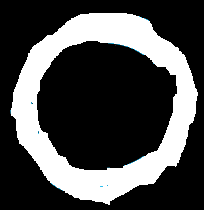
#> input picture Mathematical_Morphology/im_5.png, 204 x 210 px
$ jupyter execute poda.ipynb
#> lines starting #> are read from the running program, lines starting #| are printed output that depends on the picture; after the words box and inside, x2 and y2 are one past the last pixel; in counts of white or black regions, pixels touching at a corner belong together
[cell 1]
import numpy as np
import matplotlib.pyplot as plt
from skimage import io
from PIL import Image

#### Exemplo do Livro

[cell 2]
# Função para exibir a imagem em cada etapa
def mostrar_imagem(img, titulo="im_5.png"):
#> called with img = array of shape (10, 20), titulo = 'Imagem Binarizada'
    plt.imshow(img, cmap="gray")
    plt.title(titulo)
    plt.axis("off")
    plt.show()

[cell 3]
# Definir o objeto (conjunto A) e o elemento estruturante (conjunto B)
A = np.array([
    [0, 0, 0, 0, 0, 0, 0, 0, 0, 0, 0, 0, 0, 0, 0, 0, 0, 0, 0, 0],
    [0, 0, 0, 0, 0, 0, 0, 0, 0, 0, 0, 0, 0, 0, 0, 0, 0, 0, 0, 0],
    [0, 0, 0, 0, 0, 0, 0, 0, 0, 0, 0, 0, 0, 0, 0, 0, 0, 1, 0, 0],
    [0, 1, 0, 0, 0, 0, 0, 0, 0, 0, 0, 0, 0, 0, 1, 1, 1, 0, 0, 0],
    [0, 0, 1, 1, 1, 1, 1, 1, 1, 1, 1, 1, 1, 1, 0, 0, 0, 0, 0, 0],
    [0, 0, 0, 0, 0, 0, 0, 0, 0, 1, 0, 0, 0, 1, 0, 0, 0, 0, 0, 0],
    [0, 0, 0, 0, 0, 0, 0, 0, 0, 1, 1, 0, 0, 1, 0, 0, 0, 0, 0, 0],
    [0, 0, 0, 0, 0, 0, 0, 0, 0, 0, 0, 0, 0, 0, 1, 1, 1, 0, 0, 0],
    [0, 0, 0, 0, 0, 0, 0, 0, 0, 0, 0, 0, 0, 0, 0, 0, 0, 0, 0, 0],
    [0, 0, 0, 0, 0, 0, 0, 0, 0, 0, 0, 0, 0, 0, 0, 0, 0, 0, 0, 0]
])

# Elemento estruturante B (3x3 cruz)
B_1 = np.array([
    [0, 0, 0],
    [1, 1, 0],
    [0, 0, 0]
])

B_2 = np.array([
    [0, 1, 0],
    [0, 1, 0],
    [0, 0, 0]
])

B_3 = np.array([
    [0, 0, 0],
    [0, 1, 1],
    [0, 0, 0]
])

B_4 = np.array([
    [0, 0, 0],
    [0, 1, 0],
    [0, 1, 0]
])

B_5 = np.array([
    [1, 0, 0],
    [0, 1, 0],
    [0, 0, 0]
])

B_6 = np.array([
    [0, 0, 1],
    [0, 1, 0],
    [0, 0, 0]
])

B_7 = np.array([
    [0, 0, 0],
    [0, 1, 0],
    [0, 0, 1]
])

B_8 = np.array([
    [0, 0, 0],
    [0, 1, 0],
    [1, 0, 0]
])

# Mostrar o esqueleto final
mostrar_imagem(A, "Imagem Binarizada")

# Mostrar a imagem original e o esqueleto gerado
# Mostrando as imagens em uma grade 2x4
plt.figure(figsize=(15, 8))

# Primeira linha
plt.subplot(2, 4, 1)
plt.imshow(B_1, cmap="gray")
plt.title("B_1")
plt.axis("off")

plt.subplot(2, 4, 2)
plt.imshow(B_2, cmap="gray")
plt.title("B_2")
plt.axis("off")

plt.subplot(2, 4, 3)
plt.imshow(B_3, cmap="gray")
plt.title("B_3")
plt.axis("off")

plt.subplot(2, 4, 4)
plt.imshow(B_4, cmap="gray")
plt.title("B_4")
plt.axis("off")

# Segunda linha
plt.subplot(2, 4, 5)
plt.imshow(B_5, cmap="gray")
plt.title("B_5")
plt.axis("off")

plt.subplot(2, 4, 6)
plt.imshow(B_6, cmap="gray")
plt.title("B_6")
plt.axis("off")

plt.subplot(2, 4, 7)
plt.imshow(B_7, cmap="gray")
plt.title("B_7")
plt.axis("off")

plt.subplot(2, 4, 8)
plt.imshow(B_8, cmap="gray")
plt.title("B_8")
plt.axis("off")

plt.tight_layout()  # Ajusta o espaçamento entre os subplots
plt.show()
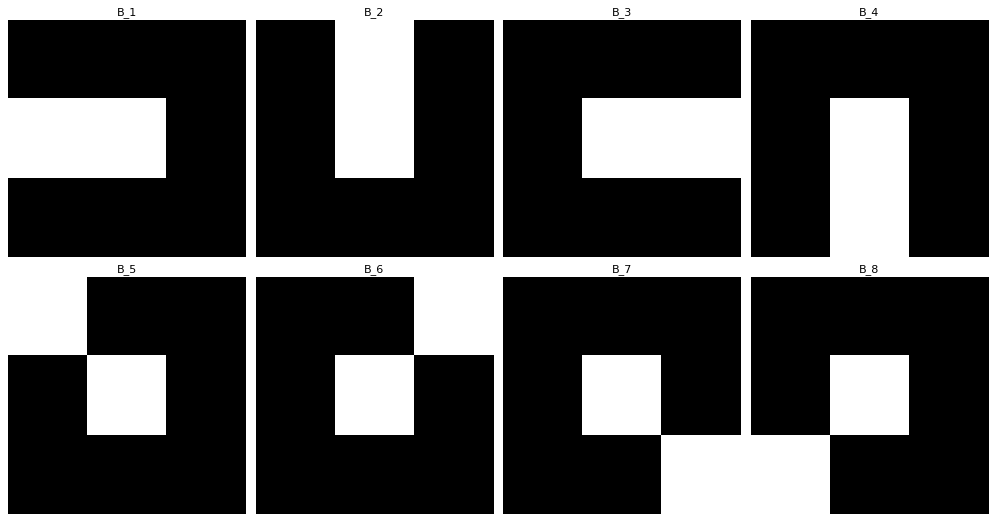
#> figure drawn by matplotlib, 8 panels

[cell 4]
X_1 = np.array([
    [0, 0, 0, 0, 0, 0, 0, 0, 0, 0, 0, 0, 0, 0, 0, 0, 0, 0, 0, 0],
    [0, 0, 0, 0, 0, 0, 0, 0, 0, 0, 0, 0, 0, 0, 0, 0, 0, 0, 0, 0],
    [0, 0, 0, 0, 0, 0, 0, 0, 0, 0, 0, 0, 0, 0, 0, 0, 0, 0, 0, 0],
    [0, 0, 0, 0, 0, 0, 0, 0, 0, 0, 0, 0, 0, 0, 1, 0, 0, 0, 0, 0],
    [0, 0, 0, 0, 1, 1, 1, 1, 1, 1, 1, 1, 1, 1, 0, 0, 0, 0, 0, 0],
    [0, 0, 0, 0, 0, 0, 0, 0, 0, 0, 0, 0, 0, 1, 0, 0, 0, 0, 0, 0],
    [0, 0, 0, 0, 0, 0, 0, 0, 0, 0, 0, 0, 0, 1, 0, 0, 0, 0, 0, 0],
    [0, 0, 0, 0, 0, 0, 0, 0, 0, 0, 0, 0, 0, 0, 0, 0, 0, 0, 0, 0],
    [0, 0, 0, 0, 0, 0, 0, 0, 0, 0, 0, 0, 0, 0, 0, 0, 0, 0, 0, 0],
    [0, 0, 0, 0, 0, 0, 0, 0, 0, 0, 0, 0, 0, 0, 0, 0, 0, 0, 0, 0]
])

# Mostrar o esqueleto final
mostrar_imagem(X_1, "Imagem X1 - Após Afinamento")

[cell 5]
X_2 = np.array([
    [0, 0, 0, 0, 0, 0, 0, 0, 0, 0, 0, 0, 0, 0, 0, 0, 0, 0, 0, 0],
    [0, 0, 0, 0, 0, 0, 0, 0, 0, 0, 0, 0, 0, 0, 0, 0, 0, 0, 0, 0],
    [0, 0, 0, 0, 0, 0, 0, 0, 0, 0, 0, 0, 0, 0, 0, 0, 0, 0, 0, 0],
    [0, 0, 0, 0, 0, 0, 0, 0, 0, 0, 0, 0, 0, 0, 1, 0, 0, 0, 0, 0],
    [0, 0, 0, 0, 1, 0, 0, 0, 0, 0, 0, 0, 0, 0, 0, 0, 0, 0, 0, 0],
    [0, 0, 0, 0, 0, 0, 0, 0, 0, 0, 0, 0, 0, 0, 0, 0, 0, 0, 0, 0],
    [0, 0, 0, 0, 0, 0, 0, 0, 0, 0, 0, 0, 0, 1, 0, 0, 0, 0, 0, 0],
    [0, 0, 0, 0, 0, 0, 0, 0, 0, 0, 0, 0, 0, 0, 0, 0, 0, 0, 0, 0],
    [0, 0, 0, 0, 0, 0, 0, 0, 0, 0, 0, 0, 0, 0, 0, 0, 0, 0, 0, 0],
    [0, 0, 0, 0, 0, 0, 0, 0, 0, 0, 0, 0, 0, 0, 0, 0, 0, 0, 0, 0]
])

# Mostrar o esqueleto final
mostrar_imagem(X_2, "Imagem X2 - Pontos de Extremidade")

[cell 6]
X_3 = np.array([
    [0, 0, 0, 0, 0, 0, 0, 0, 0, 0, 0, 0, 0, 0, 0, 0, 0, 0, 0, 0],
    [0, 0, 0, 0, 0, 0, 0, 0, 0, 0, 0, 0, 0, 0, 0, 0, 0, 0, 0, 0],
    [0, 0, 0, 0, 0, 0, 0, 0, 0, 0, 0, 0, 0, 0, 0, 0, 0, 1, 0, 0],
    [0, 1, 0, 0, 0, 0, 0, 0, 0, 0, 0, 0, 0, 0, 1, 1, 1, 0, 0, 0],
    [0, 0, 1, 1, 1, 1, 1, 1, 1, 0, 0, 1, 1, 1, 0, 0, 0, 0, 0, 0],
    [0, 0, 0, 0, 0, 0, 0, 0, 0, 0, 0, 0, 0, 1, 0, 0, 0, 0, 0, 0],
    [0, 0, 0, 0, 0, 0, 0, 0, 0, 0, 0, 0, 0, 1, 0, 0, 0, 0, 0, 0],
    [0, 0, 0, 0, 0, 0, 0, 0, 0, 0, 0, 0, 0, 0, 1, 1, 1, 0, 0, 0],
    [0, 0, 0, 0, 0, 0, 0, 0, 0, 0, 0, 0, 0, 0, 0, 0, 0, 0, 0, 0],
    [0, 0, 0, 0, 0, 0, 0, 0, 0, 0, 0, 0, 0, 0, 0, 0, 0, 0, 0, 0]
])

# Mostrar o esqueleto final
mostrar_imagem(X_3, "Imagem X3 - Dilatação Condicionada")

[cell 7]
X_4 = np.array([
    [0, 0, 0, 0, 0, 0, 0, 0, 0, 0, 0, 0, 0, 0, 0, 0, 0, 0, 0, 0],
    [0, 0, 0, 0, 0, 0, 0, 0, 0, 0, 0, 0, 0, 0, 0, 0, 0, 0, 0, 0],
    [0, 0, 0, 0, 0, 0, 0, 0, 0, 0, 0, 0, 0, 0, 0, 0, 0, 1, 0, 0],
    [0, 1, 0, 0, 0, 0, 0, 0, 0, 0, 0, 0, 0, 0, 1, 1, 1, 0, 0, 0],
    [0, 0, 1, 1, 1, 1, 1, 1, 1, 1, 1, 1, 1, 1, 0, 0, 0, 0, 0, 0],
    [0, 0, 0, 0, 0, 0, 0, 0, 0, 0, 0, 0, 0, 1, 0, 0, 0, 0, 0, 0],
    [0, 0, 0, 0, 0, 0, 0, 0, 0, 0, 0, 0, 0, 1, 0, 0, 0, 0, 0, 0],
    [0, 0, 0, 0, 0, 0, 0, 0, 0, 0, 0, 0, 0, 0, 1, 1, 1, 0, 0, 0],
    [0, 0, 0, 0, 0, 0, 0, 0, 0, 0, 0, 0, 0, 0, 0, 0, 0, 0, 0, 0],
    [0, 0, 0, 0, 0, 0, 0, 0, 0, 0, 0, 0, 0, 0, 0, 0, 0, 0, 0, 0]
])

# Mostrar o esqueleto final
mostrar_imagem(X_4, "Imagem X4 - Resultado Final da Poda")

[cell 8]
import numpy as np
import matplotlib.pyplot as plt
from scipy.ndimage import binary_hit_or_miss, binary_dilation

[cell 9]
# Define a imagem A e os elementos estruturantes B1 a B8
A = np.array([
    [0, 0, 0, 0, 0, 0, 0, 0, 0, 0, 0, 0, 0, 0, 0, 0, 0, 0, 0, 0],
    [0, 0, 0, 0, 0, 0, 0, 0, 0, 0, 0, 0, 0, 0, 0, 0, 0, 0, 0, 0],
    [0, 0, 0, 0, 0, 0, 0, 0, 0, 0, 0, 0, 0, 0, 0, 0, 0, 1, 0, 0],
    [0, 1, 0, 0, 0, 0, 0, 0, 0, 0, 0, 0, 0, 0, 1, 1, 1, 0, 0, 0],
    [0, 0, 1, 1, 1, 1, 1, 1, 1, 1, 1, 1, 1, 1, 0, 0, 0, 0, 0, 0],
    [0, 0, 0, 0, 0, 0, 0, 0, 0, 1, 0, 0, 0, 1, 0, 0, 0, 0, 0, 0],
    [0, 0, 0, 0, 0, 0, 0, 0, 0, 1, 1, 0, 0, 1, 0, 0, 0, 0, 0, 0],
    [0, 0, 0, 0, 0, 0, 0, 0, 0, 0, 0, 0, 0, 0, 1, 1, 1, 0, 0, 0],
    [0, 0, 0, 0, 0, 0, 0, 0, 0, 0, 0, 0, 0, 0, 0, 0, 0, 0, 0, 0],
    [0, 0, 0, 0, 0, 0, 0, 0, 0, 0, 0, 0, 0, 0, 0, 0, 0, 0, 0, 0]
])

# Elementos estruturantes B1 a B8
elementos_estruturantes = [
    np.array([[0, 0, 0], [1, 1, 0], [0, 0, 0]]),
    np.array([[0, 1, 0], [0, 1, 0], [0, 0, 0]]),
    np.array([[0, 0, 0], [0, 1, 1], [0, 0, 0]]),
    np.array([[0, 0, 0], [0, 1, 0], [0, 1, 0]]),
    np.array([[1, 0, 0], [0, 1, 0], [0, 0, 0]]),
    np.array([[0, 0, 1], [0, 1, 0], [0, 0, 0]]),
    np.array([[0, 0, 0], [0, 1, 0], [0, 0, 1]]),
    np.array([[0, 0, 0], [0, 1, 0], [1, 0, 0]])
]

[cell 10]
# Funções para afinamento, identificação de extremidades e dilatação
def afinamento(A, elementos_estruturantes):
    afinada = A.copy()
    for B in elementos_estruturantes:
        afinada = np.logical_and(afinada, np.logical_not(binary_hit_or_miss(afinada, B)))
    return afinada.astype(int)

[cell 11]
def identificar_extremidades(X1, elementos_estruturantes):
    extremidades = np.zeros_like(X1)
    for B in elementos_estruturantes:
        extremidades = np.logical_or(extremidades, binary_hit_or_miss(X1, B))
    return extremidades.astype(int)

[cell 12]
def dilatacao_condicionada(X, E, A, iteracoes=3):
    resultado = X.copy()
    for _ in range(iteracoes):
        dilatado = binary_dilation(resultado, structure=E)
        resultado = np.logical_and(dilatado, A)
    return resultado.astype(int)

[cell 13]
# Aplicação das operações de poda
def processo_poda_exemplo(A):
    # Passo (j): Afinamento
    X1 = afinamento(A, elementos_estruturantes)
    plt.imshow(X1, cmap="gray")
    plt.title("Imagem X1 - Após Afinamento")
    plt.show()

    # Passo (k): Identificar extremidades
    X2 = identificar_extremidades(X1, elementos_estruturantes)
    plt.imshow(X2, cmap="gray")
    plt.title("Imagem X2 - Pontos de Extremidade")
    plt.show()

    # Passo (l): Dilatação condicionada dos pontos de extremidade
    E = np.ones((3, 3), dtype=int)  # Elemento estruturante para dilatação
    X3 = dilatacao_condicionada(X2, E, A)
    plt.imshow(X3, cmap="gray")
    plt.title("Imagem X3 - Dilatação Condicionada")
    plt.show()

    # Passo (m): União de X1 e X3
    X4 = np.logical_or(X1, X3).astype(int)
    plt.imshow(X4, cmap="gray")
    plt.title("Imagem X4 - Resultado Final da Poda")
    plt.show()
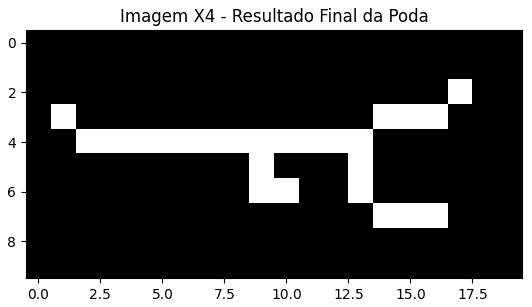
#> figure drawn by matplotlib, 1 panel

# Executar o exemplo de poda
processo_poda_exemplo(A)

#### TESTE para cada elemento estruturante

[cell 14]
import numpy as np
import matplotlib.pyplot as plt
from skimage.morphology import binary_erosion

[cell 15]
# Função para mostrar a imagem com título
def mostrar_imagem(imagem, titulo):
    plt.figure()
    plt.imshow(imagem, cmap="gray")
    plt.title(titulo)
    plt.axis("off")
    plt.show()

[cell 16]
# Definir o objeto (conjunto A) e o elemento estruturante (conjunto B)
A = np.array([
    [0, 0, 0, 0, 0, 0, 0, 0, 0, 0, 0, 0, 0, 0, 0, 0, 0, 0, 0, 0],
    [0, 0, 0, 0, 0, 0, 0, 0, 0, 0, 0, 0, 0, 0, 0, 0, 0, 0, 0, 0],
    [0, 0, 0, 0, 0, 0, 0, 0, 0, 0, 0, 0, 0, 0, 0, 0, 0, 1, 0, 0],
    [0, 1, 0, 0, 0, 0, 0, 0, 0, 0, 0, 0, 0, 0, 1, 1, 1, 0, 0, 0],
    [0, 0, 1, 1, 1, 1, 1, 1, 1, 1, 1, 1, 1, 1, 0, 0, 0, 0, 0, 0],
    [0, 0, 0, 0, 0, 0, 0, 0, 0, 1, 0, 0, 0, 1, 0, 0, 0, 0, 0, 0],
    [0, 0, 0, 0, 0, 0, 0, 0, 0, 1, 1, 0, 0, 1, 0, 0, 0, 0, 0, 0],
    [0, 0, 0, 0, 0, 0, 0, 0, 0, 0, 0, 0, 0, 0, 1, 1, 1, 0, 0, 0],
    [0, 0, 0, 0, 0, 0, 0, 0, 0, 0, 0, 0, 0, 0, 0, 0, 0, 0, 0, 0],
    [0, 0, 0, 0, 0, 0, 0, 0, 0, 0, 0, 0, 0, 0, 0, 0, 0, 0, 0, 0]
])

[cell 17]
# Elemento estruturante B_1
B_1 = np.array([
    [0, 0, 0],
    [1, 1, 0],
    [0, 0, 0]
])

# Elemento estruturante B_2
B_2 = np.array([
    [0, 1, 0],
    [0, 1, 0],
    [0, 0, 0]
])

# Elemento estruturante B_3
B_3 = np.array([
    [0, 0, 0],
    [0, 1, 1],
    [0, 0, 0]
])

# Elemento estruturante B_4
B_4 = np.array([
    [0, 0, 0],
    [0, 1, 0],
    [0, 1, 0]
])

# Elemento estruturante B_5
B_5 = np.array([
    [1, 0, 0],
    [0, 1, 0],
    [0, 0, 0]
])

# Elemento estruturante B_6
B_6 = np.array([
    [0, 0, 1],
    [0, 1, 0],
    [0, 0, 0]
])

# Elemento estruturante B_7
B_7 = np.array([
    [0, 0, 0],
    [0, 1, 0],
    [0, 0, 1]
])

# Elemento estruturante B_8
B_8 = np.array([
    [0, 0, 0],
    [0, 1, 0],
    [1, 0, 0]
])

[cell 18]
# Função de poda
def poda(imagem, elemento_estruturante):
    # Inicializa a imagem resultante
    imagem_resultado = imagem.copy()
    iteracao = 0

    while True:
        # Realiza a erosão para detectar extremidades
        erodida = binary_erosion(imagem_resultado, footprint=elemento_estruturante)

        # Subtração para obter os pixels removidos na erosão (as extremidades)
        extremidades = imagem_resultado & ~erodida

        # Atualiza a imagem removendo as extremidades detectadas
        nova_imagem = imagem_resultado & ~extremidades

        # Mostrar o passo intermediário
        mostrar_imagem(nova_imagem, f"Imagem após iteração {iteracao + 1}")

        # Se a imagem não muda mais, interrompa o loop
        if np.array_equal(imagem_resultado, nova_imagem):
            break

        # Atualiza a imagem para a próxima iteração
        imagem_resultado = nova_imagem
        iteracao += 1
#> this loop made 13 passes
#> pass 1, in mostrar_imagem, `plt.show()`:
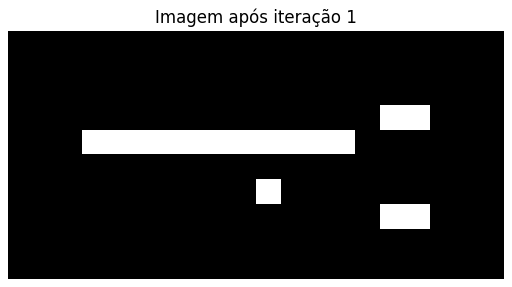
#> figure drawn by matplotlib, 1 panel

    return imagem_resultado

[cell 19]
# Aplicar a poda
imagem_podada = poda(A, B_1)

# Mostrar o resultado final
mostrar_imagem(imagem_podada, "Imagem após Poda Final")
#> in mostrar_imagem (call 14), `plt.show()`:
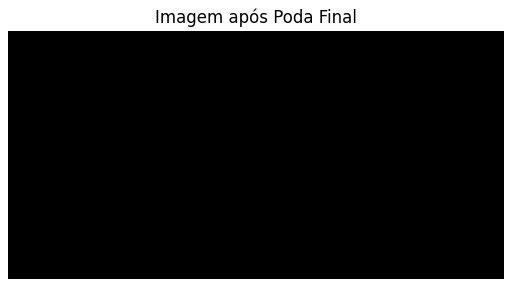
#> figure drawn by matplotlib, 1 panel

[cell 20]
# Aplicar a poda
imagem_podada = poda(A, B_2)
#> the loop in poda (call 2), `while True:` made 4 passes
#> pass 1, in mostrar_imagem (call 15), `plt.show()`:
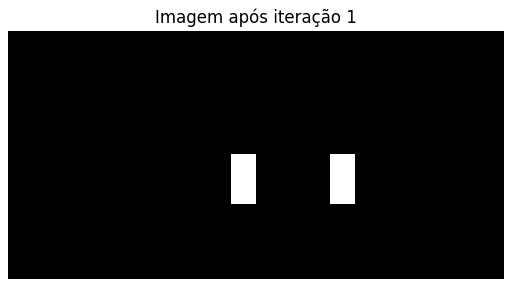
#> figure drawn by matplotlib, 1 panel

# Mostrar o resultado final
mostrar_imagem(imagem_podada, "Imagem após Poda Final")

[cell 21]
# Aplicar a poda
imagem_podada = poda(A, B_3)
#> the loop in poda (call 3), `while True:` made 13 passes
#> pass 1, in mostrar_imagem (call 20), `plt.show()`:
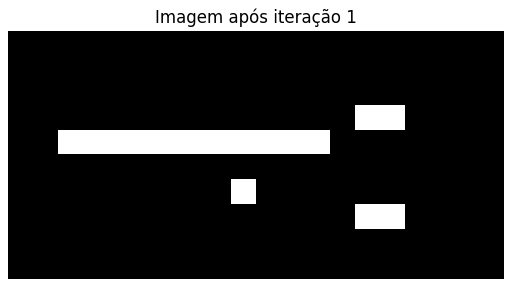
#> figure drawn by matplotlib, 1 panel

# Mostrar o resultado final
mostrar_imagem(imagem_podada, "Imagem após Poda Final")

[cell 22]
# Aplicar a poda
imagem_podada = poda(A, B_4)

# Mostrar o resultado final
mostrar_imagem(imagem_podada, "Imagem após Poda Final")

[cell 23]
# Aplicar a poda
imagem_podada = poda(A, B_5)

# Mostrar o resultado final
mostrar_imagem(imagem_podada, "Imagem após Poda Final")

[cell 24]
# Aplicar a poda
imagem_podada = poda(A, B_6)

# Mostrar o resultado final
mostrar_imagem(imagem_podada, "Imagem após Poda Final")

[cell 25]
# Aplicar a poda
imagem_podada = poda(A, B_7)
#> the loop in poda (call 7), `while True:` made 4 passes
#> pass 1, in mostrar_imagem (call 48), `plt.show()`:
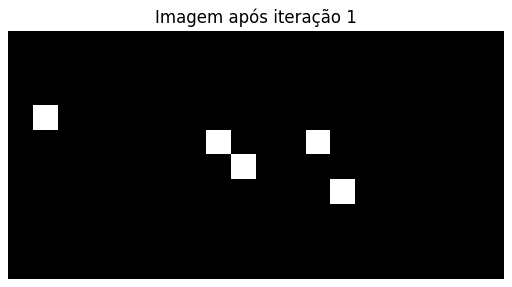
#> figure drawn by matplotlib, 1 panel

# Mostrar o resultado final
mostrar_imagem(imagem_podada, "Imagem após Poda Final")

[cell 26]
# Aplicar a poda
imagem_podada = poda(A, B_8)

# Mostrar o resultado final
mostrar_imagem(imagem_podada, "Imagem após Poda Final")

#### Binarização da imagem

[cell 27]
def carregar_e_binarizar_imagem(caminho, threshold=0.5):
#> called with caminho = 'im_5.png', threshold = 0.5
    imagem = io.imread(caminho, as_gray=True)
#> imagem: shape (210, 204) float64; min 0, max 1, mean 0.294
    imagem_binaria = (imagem < threshold).astype(bool)  # Binarizar (inverter para 0=fundo, 1=frente)
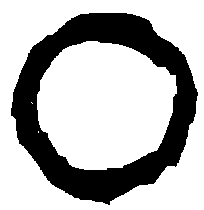
#> imagem_binaria: shape (210, 204) bool; 70.6% white; 1 black region, box (x1, y1, x2, y2) and area: (11, 13, 198, 205) 12582
    return imagem_binaria

# Função para exibir a imagem em cada etapa
def mostrar_imagem(img, titulo="Imagem"):
    plt.imshow(img, cmap="gray")
    plt.title(titulo)
    plt.axis("off")
    plt.show()

imagem_binaria = carregar_e_binarizar_imagem("im_5.png")

# Mostrar a imagem original
mostrar_imagem(imagem_binaria, " ")

#### Poda Usando a Biblioteca

[cell 28]
import numpy as np
import matplotlib.pyplot as plt
from skimage.morphology import skeletonize, binary_dilation, binary_erosion
from skimage import io
from scipy.ndimage import binary_hit_or_miss

[cell 29]
# Função para realizar a poda
def poda(image, num_iteracoes):
    # Primeiramente, skeletonize a imagem para obter uma representação inicial do esqueleto
    esqueleto = skeletonize(image)

    # Estruturante para identificar pontos terminais
    elemento_estruturante = np.array([[0, 0, 0],
                                      [1, 1, 0],
                                      [0, 0, 0]])

    # Loop para aplicar a erosão em pontos terminais
    for i in range(num_iteracoes):
        # Detecta pontos terminais usando hit-or-miss
        pontos_terminais = binary_hit_or_miss(esqueleto, structure1=elemento_estruturante)

        # Subtrai os pontos terminais do esqueleto para realizar a poda
        esqueleto = esqueleto & ~pontos_terminais

        # Mostrar o progresso em cada iteração
        plt.figure()
        plt.imshow(esqueleto, cmap="gray")
        plt.title(f"Poda - Iteração {i + 1}")
        plt.axis("off")

    return esqueleto

# Carregar a imagem binária (0 e 1) - Pode substituir pelo caminho da sua imagem
image = io.imread("im_5.png", as_gray=True) > 0.5  # Converte para binário

# Aplicar a função de poda
imagem_podada = poda(image, num_iteracoes = 3)
#> in poda, `esqueleto = skeletonize(image)`:
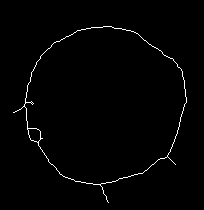
#> esqueleto: shape (210, 204) bool; 1.3% white in thin lines or dots, all inside (x1, y1, x2, y2) = (13, 26, 187, 203)
#> the loop in poda, `for i in range(num_iteracoes):` made 3 passes
#> pass 1, in poda, `pontos_terminais = binary_hit_or_miss(esqueleto, structure1=elemento_e..`:
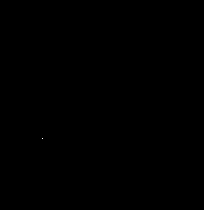
#> pontos_terminais: shape (210, 204) bool; 0% white in thin lines or dots, all inside (x1, y1, x2, y2) = (42, 138, 43, 139)

# Mostrar o resultado final da poda
plt.figure()
plt.imshow(imagem_podada, cmap="gray")
plt.title("Imagem após Poda Final")
plt.axis("off")
plt.show()

[cell 30]
esqueleto = skeletonize(image)

mostrar_imagem(esqueleto)

$ run again, with Mathematical_Morphology/im_1.png copied over Mathematical_Morphology/im_5.png
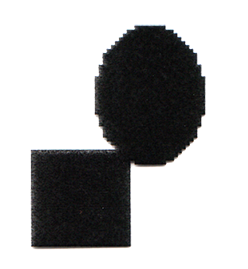
#> input picture Mathematical_Morphology/im_1.png, 248 x 269 px
#> in carregar_e_binarizar_imagem, `imagem_binaria = (imagem < threshold).astype(bool)`:
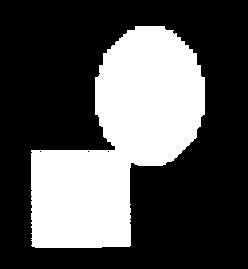
#> imagem_binaria: shape (269, 248) bool; 32.6% white; 1 white region, box (x1, y1, x2, y2) and area: (31, 26, 205, 248) 21775
#> in poda, `esqueleto = skeletonize(image)`:
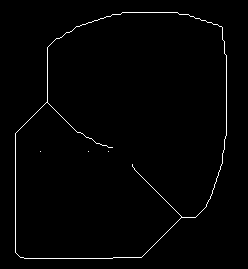
#> esqueleto: shape (269, 248) bool; 1.3% white in thin lines or dots, all inside (x1, y1, x2, y2) = (15, 12, 227, 259)

$ run again, with Mathematical_Morphology/im_6.png copied over Mathematical_Morphology/im_5.png
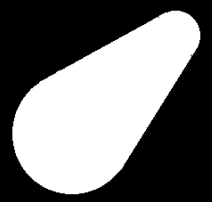
#> input picture Mathematical_Morphology/im_6.png, 212 x 202 px
#> in carregar_e_binarizar_imagem, imagem is the input picture: shape (202, 212) float64; min 0, max 1, mean 0.45
#> in carregar_e_binarizar_imagem, `imagem_binaria = (imagem < threshold).astype(bool)`:
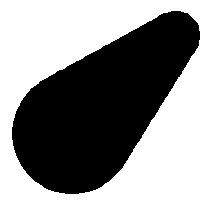
#> imagem_binaria: shape (202, 212) bool; 55% white; 1 black region, box (x1, y1, x2, y2) and area: (12, 11, 200, 194) 19255
